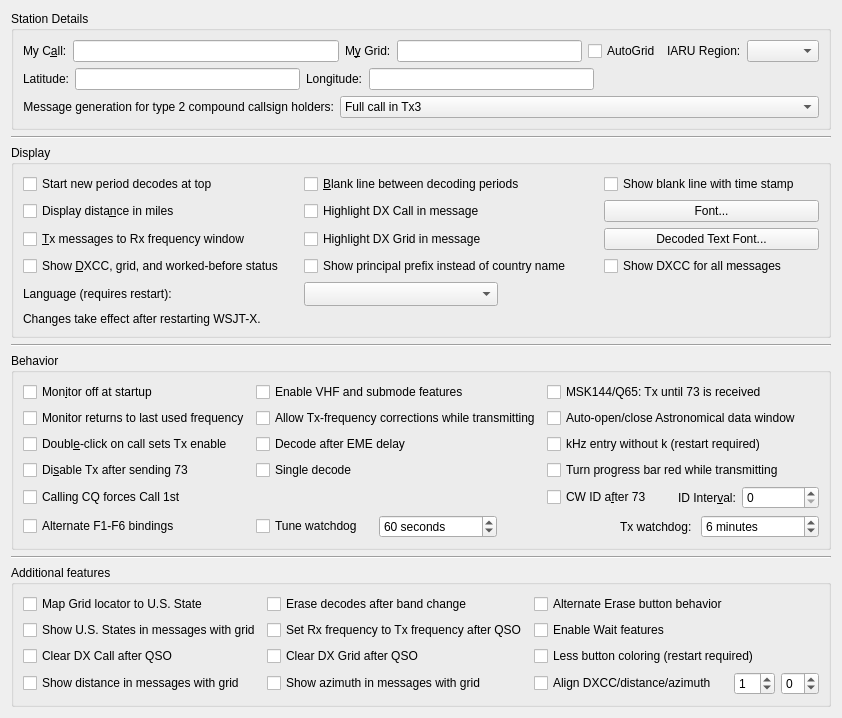
     <widget class="QWidget" name="general_tab">
      <attribute name="title">
       <string>Genera&amp;l</string>
      </attribute>
      <attribute name="toolTip">
       <string>General station details and settings.</string>
      </attribute>
      <layout class="QVBoxLayout" name="verticalLayout_4">
       <item>
        <widget class="QGroupBox" name="station_group_box">
         <property name="title">
          <string>Station Details</string>
         </property>
         <layout class="QVBoxLayout" name="verticalLayout_12">
          <item>
           <layout class="QHBoxLayout" name="horizontalLayout_14">
            <item>
             <layout class="QFormLayout" name="formLayout_3">
              <item row="0" column="0">
               <widget class="QLabel" name="callsign_label">
                <property name="text">
                 <string>My C&amp;all:</string>
                </property>
                <property name="buddy">
                 <cstring>callsign_line_edit</cstring>
                </property>
               </widget>
              </item>
              <item row="0" column="1">
               <widget class="QLineEdit" name="callsign_line_edit">
                <property name="toolTip">
                 <string>Station callsign.</string>
                </property>
               </widget>
              </item>
             </layout>
            </item>
            <item>
             <layout class="QFormLayout" name="formLayout_12">
              <item row="0" column="0">
               <widget class="QLabel" name="grid_label">
                <property name="text">
                 <string>M&amp;y Grid:</string>
                </property>
                <property name="buddy">
                 <cstring>grid_line_edit</cstring>
                </property>
               </widget>
              </item>
              <item row="0" column="1">
               <layout class="QHBoxLayout" name="grid_controls_layout">
                <item>
                 <widget class="QLineEdit" name="grid_line_edit">
                  <property name="toolTip">
                   <string>&lt;html&gt;&lt;head/&gt;&lt;body&gt;&lt;p&gt;Maidenhead locator, preferably 6 characters.&lt;/p&gt;&lt;/body&gt;&lt;/html&gt;</string>
                  </property>
                 </widget>
                </item>
                <item>
                 <widget class="QCheckBox" name="use_dynamic_grid">
                  <property name="toolTip">
                   <string>Check to allow grid changes from external programs</string>
                  </property>
                  <property name="text">
                   <string>AutoGrid</string>
                  </property>
                 </widget>
                </item>
               </layout>
              </item>
             </layout>
            </item>
            <item>
             <layout class="QFormLayout" name="formLayout_2">
              <item row="0" column="0">
               <widget class="QLabel" name="label_12">
                <property name="text">
                 <string>IARU Region:</string>
                </property>
                <property name="buddy">
                 <cstring>region_combo_box</cstring>
                </property>
               </widget>
              </item>
              <item row="0" column="1">
               <widget class="QComboBox" name="region_combo_box">
                <property name="toolTip">
                 <string>&lt;html&gt;&lt;head/&gt;&lt;body&gt;&lt;p&gt;Select your IARU region.&lt;/p&gt;&lt;/body&gt;&lt;/html&gt;</string>
                </property>
               </widget>
              </item>
             </layout>
            </item>
           </layout>
          </item>
          <item>
           <layout class="QHBoxLayout" name="home_coordinates_layout">
            <item><widget class="QLabel" name="latitude_label"><property name="text"><string>Latitude:</string></property><property name="buddy"><cstring>latitude_line_edit</cstring></property></widget></item>
            <item><widget class="QLineEdit" name="latitude_line_edit"><property name="toolTip"><string>Home-station latitude in decimal degrees. North is positive; south is negative.</string></property><property name="maximumWidth"><number>120</number></property></widget></item>
            <item><widget class="QLabel" name="longitude_label"><property name="text"><string>Longitude:</string></property><property name="buddy"><cstring>longitude_line_edit</cstring></property></widget></item>
            <item><widget class="QLineEdit" name="longitude_line_edit"><property name="toolTip"><string>Home-station longitude in decimal degrees. East is positive; west is negative.</string></property><property name="maximumWidth"><number>120</number></property></widget></item>
            <item><spacer name="home_coordinates_spacer"><property name="orientation"><enum>Qt::Horizontal</enum></property><property name="sizeHint" stdset="0"><size><width>40</width><height>20</height></size></property></spacer></item>
           </layout>
          </item>
          <item>
           <layout class="QFormLayout" name="formLayout_13">
            <item row="0" column="0">
             <widget class="QLabel" name="label_5">
              <property name="text">
               <string>Message generation for type 2 compound callsign holders:</string>
              </property>
              <property name="alignment">
               <set>Qt::AlignRight|Qt::AlignTrailing|Qt::AlignVCenter</set>
              </property>
              <property name="buddy">
               <cstring>type_2_msg_gen_combo_box</cstring>
              </property>
             </widget>
            </item>
            <item row="0" column="1">
             <widget class="QComboBox" name="type_2_msg_gen_combo_box">
              <property name="enabled">
               <bool>true</bool>
              </property>
              <property name="toolTip">
               <string>&lt;html&gt;&lt;head/&gt;&lt;body&gt;&lt;p&gt;Type 2 compound callsigns are those with prefixes or suffixes not included in the allowed shortlist (See Help-&amp;gt;Add-on prefixes and suffixes).&lt;/p&gt;&lt;p&gt;This option determines which generated messages should contain your full type 2 compound call sign rather than your base callsign. It only applies if you have a type 2 compound callsign.&lt;/p&gt;&lt;p&gt;This option controls the way the messages that are used to answer CQ calls are generated. Generated messages 6 (CQ) and 5 (73) will always contain your full callsign. The JT65 and JT9 protocols allow for some standard messages with your full call at the expense of another piece of information such as the DX call or your locator.&lt;/p&gt;&lt;p&gt;Choosing message 1 omits the DX callsign which may be an issue when replying to CQ calls. Choosing message 3 also omits the DX callsign and many versions of this and other software will not extract the report. Choosing neither means that your full callsign only goes in your message 5 (73) so your QSO partner may log the wrong callsign.&lt;/p&gt;&lt;p&gt;None of these options are perfect, message 3 is usually best but be aware your QSO partner may not log the report you send them.&lt;/p&gt;&lt;/body&gt;&lt;/html&gt;</string>
              </property>
              <property name="currentIndex">
               <number>1</number>
              </property>
              <item>
               <property name="text">
                <string>Full call in Tx1</string>
               </property>
              </item>
              <item>
               <property name="text">
                <string>Full call in Tx3</string>
               </property>
              </item>
              <item>
               <property name="text">
                <string>Full call in Tx5 only</string>
               </property>
              </item>
             </widget>
            </item>
           </layout>
          </item>
         </layout>
        </widget>
       </item>
       <item>
        <widget class="Line" name="line_5">
         <property name="orientation">
          <enum>Qt::Horizontal</enum>
         </property>
        </widget>
       </item>
       <item>
        <widget class="QGroupBox" name="display_group_box">
         <property name="title">
          <string>Display</string>
         </property>
         <layout class="QGridLayout" name="gridLayout_4">
          <item row="5" column="0">
           <widget class="QLabel" name="language_label">
            <property name="text">
             <string>Language (requires restart):</string>
            </property>
            <property name="buddy">
             <cstring>language_combo_box</cstring>
            </property>
           </widget>
          </item>
          <item row="5" column="1" colspan="2">
           <widget class="QComboBox" name="language_combo_box">
            <property name="sizePolicy">
             <sizepolicy hsizetype="Fixed" vsizetype="Fixed">
              <horstretch>0</horstretch>
              <verstretch>0</verstretch>
             </sizepolicy>
            </property>
            <property name="toolTip">
             <string>Select the interface language. The --language command-line option overrides this setting.</string>
            </property>
            <property name="accessibleName">
             <string>Interface language</string>
            </property>
            <property name="accessibleDescription">
             <string>Changes take effect after restarting WSJT-X. Shared across station configurations in this instance.</string>
            </property>
            <property name="sizeAdjustPolicy">
             <enum>QComboBox::AdjustToMinimumContentsLengthWithIcon</enum>
            </property>
            <property name="minimumContentsLength">
             <number>18</number>
            </property>
           </widget>
          </item>
          <item row="6" column="0" colspan="3">
           <widget class="QLabel" name="language_restart_label">
            <property name="text">
             <string>Changes take effect after restarting WSJT-X.</string>
            </property>
            <property name="wordWrap">
             <bool>true</bool>
            </property>
           </widget>
          </item>
          <item row="4" column="0">
           <widget class="QCheckBox" name="DXCC_check_box">
            <property name="toolTip">
             <string>Show if decoded stations are new DXCC entities or worked before.</string>
            </property>
            <property name="text">
             <string>Show &amp;DXCC, grid, and worked-before status    </string>
            </property>
            <property name="checked">
             <bool>false</bool>
            </property>
           </widget>
          </item>
          <item row="0" column="1">
           <widget class="QCheckBox" name="insert_blank_check_box">
            <property name="toolTip">
             <string>Include a separator line between periods in the band activity window.</string>
            </property>
            <property name="text">
             <string>&amp;Blank line between decoding periods</string>
            </property>
           </widget>
          </item>
          <item row="2" column="2">
           <widget class="QPushButton" name="font_push_button">
            <property name="toolTip">
             <string>Set the font characteristics for the application.</string>
            </property>
            <property name="text">
             <string>Font...</string>
            </property>
           </widget>
          </item>
          <item row="3" column="1">
           <widget class="QCheckBox" name="cbHighlightDXgrid">
            <property name="text">
             <string>Highlight DX Grid in message</string>
            </property>
           </widget>
          </item>
          <item row="4" column="2">
           <widget class="QCheckBox" name="show_country_names_check_box">
            <property name="text">
             <string>Show DXCC for all messages</string>
            </property>
           </widget>
          </item>
          <item row="2" column="0">
           <widget class="QCheckBox" name="miles_check_box">
            <property name="toolTip">
             <string>Show distance to DX station in miles rather than kilometers.</string>
            </property>
            <property name="text">
             <string>Display dista&amp;nce in miles</string>
            </property>
           </widget>
          </item>
          <item row="3" column="2">
           <widget class="QPushButton" name="decoded_text_font_push_button">
            <property name="toolTip">
             <string>Set the font characteristics for the Band Activity and Rx Frequency areas.</string>
            </property>
            <property name="text">
             <string>Decoded Text Font...</string>
            </property>
           </widget>
          </item>
          <item row="0" column="0">
           <widget class="QCheckBox" name="decodes_from_top_check_box">
            <property name="toolTip">
             <string>&lt;html&gt;&lt;head/&gt;&lt;body&gt;&lt;p&gt;Check to have decodes for a new period start at the top of the Band Activity window and not scroll off the top when the window is full.&lt;/p&gt;&lt;p&gt;This is to aid selecting decodes to double-click while decoding is still in progress. Use the Band Activity vertical scroll bar to reveal decodes past the bottom of the window.&lt;/p&gt;&lt;/body&gt;&lt;/html&gt;</string>
            </property>
            <property name="text">
             <string>Start new period decodes at top</string>
            </property>
           </widget>
          </item>
          <item row="0" column="2">
           <widget class="QCheckBox" name="cb_detailed_blank_line">
            <property name="toolTip">
             <string>Show the separator line between periods with time stamp of the decode period.</string>
            </property>
            <property name="text">
             <string>Show blank line with time stamp</string>
            </property>
           </widget>
          </item>
          <item row="4" column="1">
           <widget class="QCheckBox" name="ppfx_check_box">
            <property name="text">
             <string>Show principal prefix instead of country name        </string>
            </property>
           </widget>
          </item>
          <item row="3" column="0">
           <widget class="QCheckBox" name="TX_messages_check_box">
            <property name="toolTip">
             <string>Show outgoing transmitted messages in the Rx frequency window.</string>
            </property>
            <property name="text">
             <string>&amp;Tx messages to Rx frequency window</string>
            </property>
           </widget>
          </item>
          <item row="2" column="1">
           <widget class="QCheckBox" name="cbHighlightDXcall">
            <property name="text">
             <string>Highlight DX Call in message</string>
            </property>
           </widget>
          </item>
         </layout>
        </widget>
       </item>
       <item>
        <widget class="Line" name="line_7">
         <property name="orientation">
          <enum>Qt::Horizontal</enum>
         </property>
        </widget>
       </item>
       <item>
        <widget class="QGroupBox" name="behaviour_group_box">
         <property name="title">
          <string>Behavior</string>
         </property>
         <layout class="QGridLayout" name="gridLayout_8" rowstretch="0,0,0,0,0,0,0,0" columnstretch="2,3,0,2">
          <item row="0" column="0">
           <widget class="QCheckBox" name="monitor_off_check_box">
            <property name="toolTip">
             <string>Don't start decoding until the monitor button is clicked.</string>
            </property>
            <property name="text">
             <string>Mon&amp;itor off at startup</string>
            </property>
            <property name="checked">
             <bool>false</bool>
            </property>
           </widget>
          </item>
          <item row="1" column="0">
           <widget class="QCheckBox" name="monitor_last_used_check_box">
            <property name="toolTip">
             <string>&lt;html&gt;&lt;head/&gt;&lt;body&gt;&lt;p&gt;Check this if you wish to automatically return to the last monitored frequency when monitor is enabled, leave it unchecked if you wish to have the current rig frequency maintained.&lt;/p&gt;&lt;/body&gt;&lt;/html&gt;</string>
            </property>
            <property name="text">
             <string>Monitor returns to last used frequency</string>
            </property>
           </widget>
          </item>
          <item row="0" column="1">
           <widget class="QCheckBox" name="enable_VHF_features_check_box">
            <property name="text">
             <string>Enable VHF and submode features</string>
            </property>
           </widget>
          </item>
          <item row="7" column="0">
           <widget class="QCheckBox" name="alternate_bindings_check_box">
            <property name="text">
             <string>Alternate F1-F6 bindings</string>
            </property>
           </widget>
          </item>
          <item row="4" column="0">
           <widget class="QCheckBox" name="quick_call_check_box">
            <property name="toolTip">
             <string>Automatic transmission mode.</string>
            </property>
            <property name="text">
             <string>Doubl&amp;e-click on call sets Tx enable</string>
            </property>
           </widget>
          </item>
          <item row="5" column="0">
           <widget class="QCheckBox" name="disable_TX_on_73_check_box">
            <property name="toolTip">
             <string>Turns off automatic transmissions after sending a 73 or any other free
text message.</string>
            </property>
            <property name="text">
             <string>Di&amp;sable Tx after sending 73</string>
            </property>
           </widget>
          </item>
          <item row="1" column="2" colspan="2">
           <widget class="QCheckBox" name="auto_astro_check_box">
            <property name="toolTip">
             <string>&lt;html&gt;&lt;head/&gt;&lt;body&gt;&lt;p&gt;Open the Astronomical Data window automatically when switching to Q65 or JT65 mode and Decode after EME delay is enabled, and close it when no longer needed.&lt;/p&gt;&lt;p&gt;Open the QSYMessage Creator automatically if the VHF Features are enabled and such QSY messages are applicable.&lt;/p&gt;&lt;/body&gt;&lt;/html&gt;</string>
            </property>
            <property name="text">
             <string>Auto-open/close Astronomical data window</string>
            </property>
           </widget>
          </item>
          <item row="6" column="0">
           <widget class="QCheckBox" name="force_call_1st_check_box">
            <property name="text">
             <string>Calling CQ forces Call 1st</string>
            </property>
           </widget>
          </item>
          <item row="0" column="2" colspan="2">
           <widget class="QCheckBox" name="repeat_Tx_check_box">
            <property name="toolTip">
             <string>&lt;html&gt;&lt;head/&gt;&lt;body&gt;&lt;p&gt;Tx until 73 is received when in MSK144 or Q65 mode. &lt;/p&gt;&lt;/body&gt;&lt;/html&gt;</string>
            </property>
            <property name="text">
             <string>MSK144/Q65: Tx until 73 is received</string>
            </property>
           </widget>
          </item>
          <item row="4" column="2" colspan="2">
           <widget class="QCheckBox" name="kHz_without_k_check_box">
            <property name="toolTip">
             <string>&lt;html&gt;&lt;head/&gt;&lt;body&gt;&lt;p&gt;Allow kHz frequency offset entry without 'k' suffix.&lt;/p&gt;&lt;/body&gt;&lt;/html&gt;</string>
            </property>
            <property name="text">
             <string>kHz entry without k (restart required)</string>
            </property>
           </widget>
          </item>
          <item row="1" column="1">
           <widget class="QCheckBox" name="tx_frequency_corrections_check_box">
            <property name="toolTip">
             <string>&lt;html&gt;&lt;head/&gt;&lt;body&gt;&lt;p&gt;Allow automatic Doppler tracking and split/Fake It/XIT to correct the transmit frequency while transmitting, including corrections of tens of kHz on microwave bands.&lt;/p&gt;&lt;p&gt;This option does not allow nominal dial or band changes while transmitting or tuning. Leave it unchecked if your rig cannot accept frequency-setting CAT commands while transmitting; WSJT-X will then make one midpoint Doppler correction before transmission starts.&lt;/p&gt;&lt;/body&gt;&lt;/html&gt;</string>
            </property>
            <property name="text">
             <string>Allow Tx-frequency corrections while transmitting</string>
            </property>
           </widget>
          </item>
          <item row="4" column="1">
           <widget class="QCheckBox" name="decode_at_52s_check_box">
            <property name="text">
             <string>Decode after EME delay</string>
            </property>
           </widget>
          </item>
          <item row="5" column="1">
           <widget class="QCheckBox" name="single_decode_check_box">
            <property name="text">
             <string>Single decode</string>
            </property>
           </widget>
          </item>
          <item row="7" column="1" colspan="3">
           <layout class="QHBoxLayout" name="TxWatchdog_Layout" stretch="0,1,1,0,1">
            <item>
             <widget class="QCheckBox" name="tune_watchdog_check_box">
              <property name="toolTip">
               <string>&lt;html&gt;&lt;head/&gt;&lt;body&gt;&lt;p&gt;Disable the Tune watchdog.&lt;/p&gt;&lt;/body&gt;&lt;/html&gt;</string>
              </property>
              <property name="text">
               <string>Tune watchdog   </string>
              </property>
             </widget>
            </item>
            <item>
             <widget class="QSpinBox" name="tune_watchdog_spin_box">
              <property name="toolTip">
               <string>&lt;html&gt;&lt;head/&gt;&lt;body&gt;&lt;p&gt;Number of seconds before Tune is aborted&lt;/p&gt;&lt;/body&gt;&lt;/html&gt;</string>
              </property>
              <property name="accessibleName">
               <string>Tune watchdog timeout</string>
              </property>
              <property name="suffix">
               <string> seconds</string>
              </property>
              <property name="minimum">
               <number>0</number>
              </property>
              <property name="maximum">
               <number>300</number>
              </property>
              <property name="value">
               <number>60</number>
              </property>
             </widget>
            </item>
            <item>
             <spacer name="horizontalSpacer">
              <property name="orientation">
               <enum>Qt::Horizontal</enum>
              </property>
              <property name="sizeHint" stdset="0">
               <size>
                <width>10</width>
                <height>20</height>
               </size>
              </property>
             </spacer>
            </item>
            <item alignment="Qt::AlignRight">
             <widget class="QLabel" name="label_10">
              <property name="text">
               <string>Tx watchdog: </string>
              </property>
              <property name="buddy">
               <cstring>tx_watchdog_spin_box</cstring>
              </property>
             </widget>
            </item>
            <item>
             <widget class="QSpinBox" name="tx_watchdog_spin_box">
              <property name="toolTip">
               <string>&lt;html&gt;&lt;head/&gt;&lt;body&gt;&lt;p&gt;Number of minutes before unattended transmissions are aborted&lt;/p&gt;&lt;/body&gt;&lt;/html&gt;</string>
              </property>
              <property name="accessibleName">
               <string>Tx watchdog timeout</string>
              </property>
              <property name="specialValueText">
               <string>Disabled</string>
              </property>
              <property name="suffix">
               <string> minutes</string>
              </property>
              <property name="prefix">
               <string/>
              </property>
              <property name="value">
               <number>6</number>
              </property>
             </widget>
            </item>
           </layout>
          </item>
          <item row="6" column="2">
           <widget class="QCheckBox" name="CW_id_after_73_check_box">
            <property name="toolTip">
             <string>Send a CW ID after every 73 or free text message.</string>
            </property>
            <property name="text">
             <string>CW ID a&amp;fter 73</string>
            </property>
           </widget>
          </item>
          <item row="6" column="3">
           <layout class="QHBoxLayout" name="horizontalLayout_9" stretch="0,0">
            <item alignment="Qt::AlignRight">
             <widget class="QLabel" name="label">
              <property name="sizePolicy">
               <sizepolicy hsizetype="Preferred" vsizetype="Preferred">
                <horstretch>0</horstretch>
                <verstretch>0</verstretch>
               </sizepolicy>
              </property>
              <property name="text">
               <string>ID Inter&amp;val:</string>
              </property>
              <property name="buddy">
               <cstring>CW_id_interval_spin_box</cstring>
              </property>
             </widget>
            </item>
            <item>
             <widget class="QSpinBox" name="CW_id_interval_spin_box">
              <property name="toolTip">
               <string>Send a CW ID periodically every few minutes.
This might be required under your countries licence regulations.
It will not interfere with other users as it is always sent in the
quiet period when decoding is done.</string>
              </property>
              <property name="accessibleName">
               <string>CW ID interval</string>
              </property>
             </widget>
            </item>
           </layout>
          </item>
          <item row="5" column="2" colspan="2">
           <widget class="QCheckBox" name="progress_bar_check_box">
            <property name="toolTip">
             <string>&lt;html&gt;&lt;head/&gt;&lt;body&gt;&lt;p&gt;Turn the progress bar red while transmitting.&lt;/p&gt;&lt;/body&gt;&lt;/html&gt;</string>
            </property>
            <property name="text">
             <string>Turn progress bar red while transmitting</string>
            </property>
           </widget>
          </item>
         </layout>
        </widget>
       </item>
       <item>
        <widget class="Line" name="line_2">
         <property name="orientation">
          <enum>Qt::Horizontal</enum>
         </property>
        </widget>
       </item>
       <item>
        <widget class="QGroupBox" name="additional_features_box">
         <property name="sizePolicy">
          <sizepolicy hsizetype="Minimum" vsizetype="Preferred">
           <horstretch>0</horstretch>
           <verstretch>0</verstretch>
          </sizepolicy>
         </property>
         <property name="title">
          <string>Additional features</string>
         </property>
         <layout class="QGridLayout" name="gridLayout_17" columnstretch="3,3,2,1,1">
          <item row="2" column="1">
           <widget class="QCheckBox" name="cbRxToTxAfterQSO">
            <property name="text">
             <string>Set Rx frequency to Tx frequency after QSO</string>
            </property>
           </widget>
          </item>
          <item row="4" column="0">
           <widget class="QCheckBox" name="cb_showDistance">
            <property name="toolTip">
             <string>&lt;html&gt;&lt;head/&gt;&lt;body&gt;&lt;p&gt;If a station sends locator, calculate and show the distance in Band Activity pane.&lt;/p&gt;&lt;/body&gt;&lt;/html&gt;</string>
            </property>
            <property name="text">
             <string>Show distance in messages with grid</string>
            </property>
           </widget>
          </item>
          <item row="1" column="1">
           <widget class="QCheckBox" name="cbEraseBandActivity">
            <property name="toolTip">
             <string>&lt;html&gt;&lt;head/&gt;&lt;body&gt;&lt;p&gt;Erase Band Activity and Rx frequency windows after band change.&lt;/p&gt;&lt;/body&gt;&lt;/html&gt;</string>
            </property>
            <property name="text">
             <string>Erase decodes after band change</string>
            </property>
           </widget>
          </item>
          <item row="3" column="1">
           <widget class="QCheckBox" name="cbClearDXgrid">
            <property name="text">
             <string>Clear DX Grid after QSO</string>
            </property>
           </widget>
          </item>
          <item row="2" column="0">
           <widget class="QCheckBox" name="Map_All_Messages">
            <property name="text">
             <string>Show U.S. States in messages with grid</string>
            </property>
           </widget>
          </item>
          <item row="1" column="0">
           <widget class="QCheckBox" name="Map_Grid_to_State">
            <property name="text">
             <string>Map Grid locator to U.S. State</string>
            </property>
           </widget>
          </item>
          <item row="4" column="2">
           <widget class="QCheckBox" name="cb_Align">
            <property name="toolTip">
             <string>&lt;html&gt;&lt;head/&gt;&lt;body&gt;&lt;p&gt;Align the text for DXCC, distance and azimuth.&lt;/p&gt;&lt;/body&gt;&lt;/html&gt;</string>
            </property>
            <property name="text">
             <string>Align DXCC/distance/azimuth</string>
            </property>
           </widget>
          </item>
          <item row="1" column="2">
           <widget class="QCheckBox" name="alternate_erase_button_check_box">
            <property name="text">
             <string>Alternate Erase button behavior</string>
            </property>
           </widget>
          </item>
          <item row="3" column="0">
           <widget class="QCheckBox" name="cbClearDXcall">
            <property name="text">
             <string>Clear DX Call after QSO</string>
            </property>
           </widget>
          </item>
          <item row="4" column="3">
           <widget class="QSpinBox" name="align_spin_box">
            <property name="toolTip">
             <string>&lt;html&gt;&lt;head/&gt;&lt;body&gt;&lt;p&gt;Increase or decrease the space between message text and DXCC.&lt;/p&gt;&lt;/body&gt;&lt;/html&gt;</string>
            </property>
            <property name="accessibleName">
             <string>DXCC alignment spacing</string>
            </property>
            <property name="minimum">
             <number>-2</number>
            </property>
            <property name="maximum">
             <number>10</number>
            </property>
            <property name="value">
             <number>1</number>
            </property>
           </widget>
          </item>
          <item row="2" column="2">
           <widget class="QCheckBox" name="enable_Wait_features_check_box">
            <property name="text">
             <string>Enable Wait features</string>
            </property>
           </widget>
          </item>
          <item row="4" column="1">
           <widget class="QCheckBox" name="cb_showAzimuth">
            <property name="toolTip">
             <string>&lt;html&gt;&lt;head/&gt;&lt;body&gt;&lt;p&gt;If a station sends a valid Maidenhead locator, calculate and show the great-circle azimuth in Band Activity pane.&lt;/p&gt;&lt;/body&gt;&lt;/html&gt;</string>
            </property>
            <property name="text">
             <string>Show azimuth in messages with grid</string>
            </property>
           </widget>
          </item>
          <item row="4" column="4">
           <widget class="QSpinBox" name="align_spin_box2">
            <property name="toolTip">
             <string>&lt;html&gt;&lt;head/&gt;&lt;body&gt;&lt;p&gt;Increase or decrease the space between DXCC and distance/azimuth.&lt;/p&gt;&lt;/body&gt;&lt;/html&gt;</string>
            </property>
            <property name="accessibleName">
             <string>Distance and azimuth alignment spacing</string>
            </property>
            <property name="minimum">
             <number>-8</number>
            </property>
            <property name="maximum">
             <number>5</number>
            </property>
           </widget>
          </item>
          <item row="3" column="2" colspan="3">
           <widget class="QCheckBox" name="disable_button_coloring_check_box">
            <property name="text">
             <string>Less button coloring (restart required)</string>
            </property>
           </widget>
          </item>
         </layout>
        </widget>
       </item>
       <item>
        <spacer name="general_bottom_spacer">
         <property name="orientation">
          <enum>Qt::Vertical</enum>
         </property>
         <property name="sizeHint" stdset="0">
          <size>
           <width>0</width>
           <height>0</height>
          </size>
         </property>
        </spacer>
       </item>
      </layout>
     </widget>
